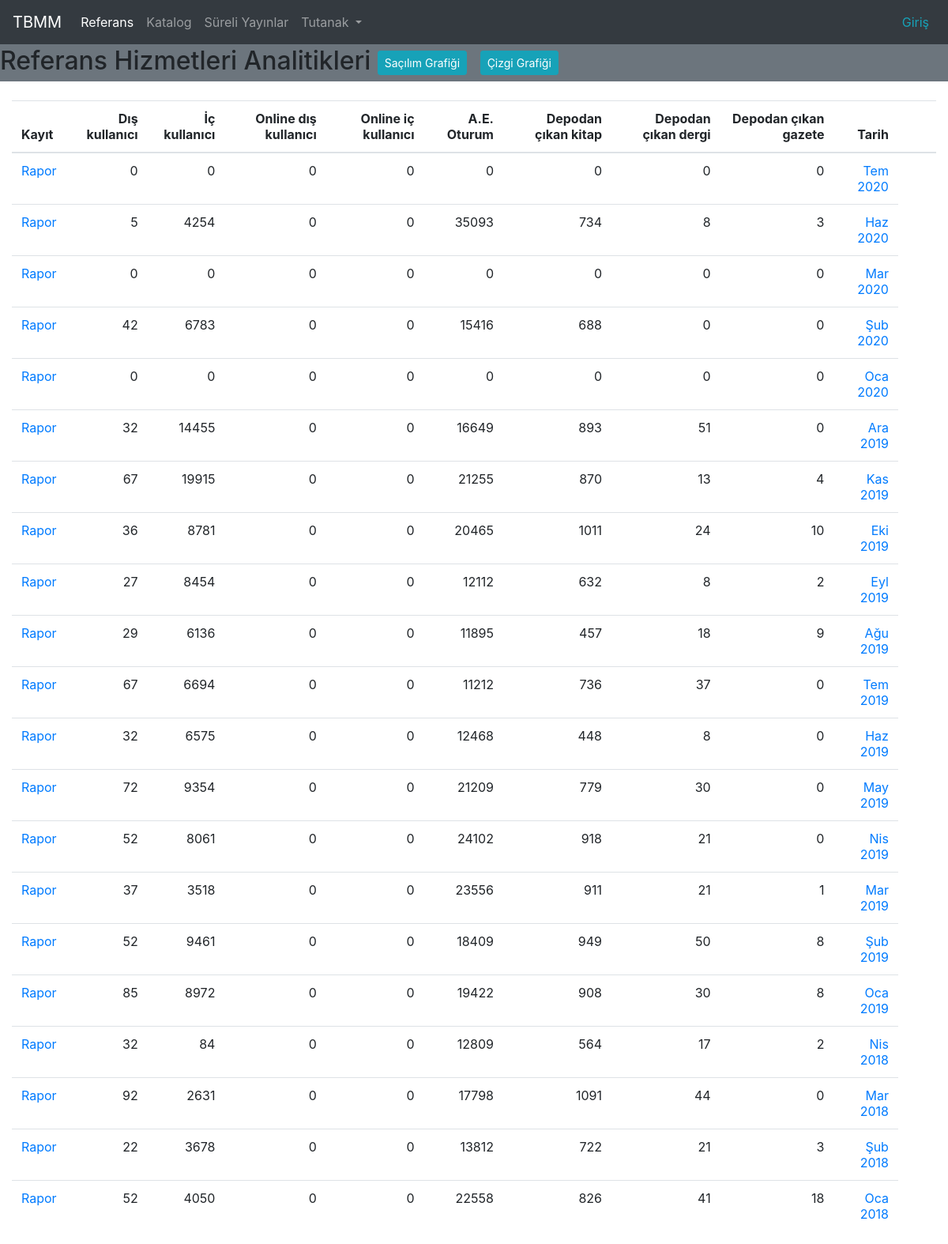
The app's page /referans/ with its own data.
### cockpit/models.py (models this page shows, shortened)
class ReferenceServiceAnalytic(models.Model):
    user_from_out                  = models.IntegerField(default=0, verbose_name="Dışarıdan gelen kullanıcı sayısı.")
    user_from_inside               = models.IntegerField(default=0, verbose_name="İçeriden gelen kullanıcı sayısı.")
    online_user_outside            = models.IntegerField(default=0, verbose_name="Dışarıdan gelen online kullanıcı sayısı.")
    online_user_inside             = models.IntegerField(default=0, verbose_name="İçeriden gelen online kullanıcı sayısı.")
    open_access_session_count      = models.IntegerField(default=0, verbose_name="Açık erişim sistemi oturum açmış kullanıcı sayısı.")
    depo_used_book                 = models.IntegerField(default=0, verbose_name="Depodan çıkartılan kitap sayısı.")
    depo_used_journal              = models.IntegerField(default=0, verbose_name="Depodan çıkartılan dergi sayısı.")
    depo_used_newspaper            = models.IntegerField(default=0, verbose_name="Depodan çıkartılan gazete sayısı.")
    book_on_loan                   = models.IntegerField(default=0, verbose_name="Ödünç verilen kitap sayısı.")
    book_renew                     = models.IntegerField(default=0, verbose_name="Süresi uzatılan kitap sayısı.")
    book_withdraw                  = models.IntegerField(default=0, verbose_name="İade edilen kitap sayısı.")
    book_on_loan_mp                = models.IntegerField(default=0, verbose_name="Vekillere ödünç verilen kitap sayısı.")
    book_on_loan_retired_mp        = models.IntegerField(default=0, verbose_name="Emekli vekillere ödünç verilen kitap sayısı.")
    book_on_loan_patron_inside     = models.IntegerField(default=0, verbose_name="Personele ödünç verilen kitap sayısı.")
    mp_count_for_book_use          = models.IntegerField(default=0, verbose_name="Kitap ödünç verilen vekil sayısı.")
    retired_mp_count_book_use      = models.IntegerField(default=0, verbose_name="Kitap ödünç verilen emekli vekil sayısı.")
    inside_patron_count_book_use   = models.IntegerField(default=0, verbose_name="Kitap ödünç verilen kurum içi kullanıcı  sayısı.")
    microfilm_use_mp               = models.IntegerField(default=0, verbose_name="Mikrofilm kullanmış vekil sayısı.")
    microfilm_use_retired_mp       = models.IntegerField(default=0, verbose_name="Mikrofilm kullanmış emekli vekil sayısı.")
    microfilm_use_patron_inside    = models.IntegerField(default=0, verbose_name="Mikrofilm kullanmış kurum içi personel sayısı.")
    microfilm_use_patron_outside   = models.IntegerField(default=0, verbose_name="Mikrofim kullanmış kurum dışı personel sayısı.")
    microfilm_income               = models.FloatField(default = 0, verbose_name="Mikrofilmden tahsil edilen TL.")
    photocopy_a4_formal            = models.IntegerField(default=0, verbose_name="A4 boyutunda resmi fotokopi sayısı.")
    photocopy_a3_formal            = models.IntegerField(default=0, verbose_name="A3 boyutunda resmi fotokopi sayısı.")
    photocopy_a4_paid              = models.IntegerField(default=0, verbose_name="A4 boyutunda ücreti ödenmiş fotokopi sayısı.")
    photocopy_a3_paid              = models.IntegerField(default=0, verbose_name="A3 boyutunda ücreti ödenmiş fotokopi sayısı.")
    dijitalized_papers             = models.IntegerField(default = 0, verbose_name="Dijital kopya sayısı.")
    photocopy_income               = models.FloatField(default = 0, verbose_name="Fotokopiden tahsil edilen TL.")
    notes                          = models.TextField(max_length=1500, blank=True, verbose_name="Ekstra not alanı.")
    reporter_identity              = models.CharField(max_length=60, blank=True, verbose_name="Raporu hazırlayan personel adı soyadı.")
    reporter_title                 = models.CharField(max_length=60, blank=True, verbose_name="Raporu hazırlayan personel ünvanı.")
    report_date                    = models.DateField(verbose_name="Raporun hazırlandığı tarih (Otomatik oluşturulur.)", default=timezone.now)
    date                           = models.DateField( verbose_name="Raporun ait olduğu tarih")

### cockpit/views.py (the view)
# urls.py: path('referans/', views.index, name='reference_index'),
def index(request):
    latest_data_list = ReferenceServiceAnalytic.objects.order_by('-date')
    data = serialize('json', ReferenceServiceAnalytic.objects.all())
    context = { 'latest_data_list'  : latest_data_list,
                'modul_baslik'      :"Referans Hizmetleri Analitikleri",
                'data'              : data}
    return render(request, 'cockpit/index.html', context)

### cockpit/templates/cockpit/index.html (shortened to what this page needs)
{% extends 'cockpit/base.html' %}
{% load static %}
{% block content  %}
{% if latest_data_list %}
<div class="table-responsive" >
<table class="table" >
  <thead class="">
    <div class="ml-2">
    <th scope="col">Kayıt</th>
    <th class="text-right" scope="col">Dış kullanıcı</th>
    <th class="text-right" scope="col">İç kullanıcı</th>
    <th class="text-right">Online dış kullanıcı</th>
    <th class="text-right">Online iç kullanıcı</th>
    <th class="text-right">A.E. Oturum</th>
    <th class="text-right">Depodan çıkan kitap</th>
    <th class="text-right">Depodan çıkan dergi</th>
    <th class="text-right">Depodan çıkan gazete</th>
    <th class="text-right">Tarih</th>
    <th></th>
    <th></th>
  </div>
  </thead>
  <tbody>
    <ul>
      {% for data in latest_data_list %}
      <tr>
        <td class="text-left"><a href="/referans/{{ data.id }}">Rapor</a></td>
        <td class="text-right">{{data.user_from_out}}</td>
        <td class="text-right">{{data.user_from_inside}}</td>
        <td class="text-right">{{data.online_user_outside}}</td>
        <td class="text-right">{{data.online_user_inside}}</td>
        <td class="text-right">{{data.open_access_session_count}}</td>
        <td class="text-right">{{data.depo_used_book}}</td>
        <td class="text-right">{{data.depo_used_journal}}</td>
        <td class="text-right">{{data.depo_used_newspaper}}</td>
        <td class="text-right"><a href="{% url 'detail' data.id %}" >{{data.date|date:"M Y"}} </a></td>
      </tr>
      {% endfor %}
    </ul>
  </tbody>
</table>
</div>
{% else %}
<p>No data is available.</p>
{% endif %}
{% endblock %}

### records on screen
ReferenceServiceAnalytic: user_from_out "0", user_from_inside "0", online_user_outside "0", online_user_inside "0", open_access_session_count "0", depo_used_book "0", depo_used_journal "0", depo_used_newspaper "0", date "Tem 2020"
ReferenceServiceAnalytic: user_from_out "5", user_from_inside "4254", online_user_outside "0", online_user_inside "0", open_access_session_count "35093", depo_used_book "734", depo_used_journal "8", depo_used_newspaper "3", date "Haz 2020"
ReferenceServiceAnalytic: user_from_out "0", user_from_inside "0", online_user_outside "0", online_user_inside "0", open_access_session_count "0", depo_used_book "0", depo_used_journal "0", depo_used_newspaper "0", date "Mar 2020"
ReferenceServiceAnalytic: user_from_out "42", user_from_inside "6783", online_user_outside "0", online_user_inside "0", open_access_session_count "15416", depo_used_book "688", depo_used_journal "0", depo_used_newspaper "0", date "Şub 2020"
ReferenceServiceAnalytic: user_from_out "0", user_from_inside "0", online_user_outside "0", online_user_inside "0", open_access_session_count "0", depo_used_book "0", depo_used_journal "0", depo_used_newspaper "0", date "Oca 2020"
ReferenceServiceAnalytic: user_from_out "32", user_from_inside "14455", online_user_outside "0", online_user_inside "0", open_access_session_count "16649", depo_used_book "893", depo_used_journal "51", depo_used_newspaper "0", date "Ara 2019"
ReferenceServiceAnalytic: user_from_out "67", user_from_inside "19915", online_user_outside "0", online_user_inside "0", open_access_session_count "21255", depo_used_book "870", depo_used_journal "13", depo_used_newspaper "4", date "Kas 2019"
ReferenceServiceAnalytic: user_from_out "36", user_from_inside "8781", online_user_outside "0", online_user_inside "0", open_access_session_count "20465", depo_used_book "1011", depo_used_journal "24", depo_used_newspaper "10", date "Eki 2019"
ReferenceServiceAnalytic: user_from_out "27", user_from_inside "8454", online_user_outside "0", online_user_inside "0", open_access_session_count "12112", depo_used_book "632", depo_used_journal "8", depo_used_newspaper "2", date "Eyl 2019"
ReferenceServiceAnalytic: user_from_out "29", user_from_inside "6136", online_user_outside "0", online_user_inside "0", open_access_session_count "11895", depo_used_book "457", depo_used_journal "18", depo_used_newspaper "9", date "Ağu 2019"
ReferenceServiceAnalytic: user_from_out "67", user_from_inside "6694", online_user_outside "0", online_user_inside "0", open_access_session_count "11212", depo_used_book "736", depo_used_journal "37", depo_used_newspaper "0", date "Tem 2019"
ReferenceServiceAnalytic: user_from_out "32", user_from_inside "6575", online_user_outside "0", online_user_inside "0", open_access_session_count "12468", depo_used_book "448", depo_used_journal "8", depo_used_newspaper "0", date "Haz 2019"
ReferenceServiceAnalytic: user_from_out "72", user_from_inside "9354", online_user_outside "0", online_user_inside "0", open_access_session_count "21209", depo_used_book "779", depo_used_journal "30", depo_used_newspaper "0", date "May 2019"
ReferenceServiceAnalytic: user_from_out "52", user_from_inside "8061", online_user_outside "0", online_user_inside "0", open_access_session_count "24102", depo_used_book "918", depo_used_journal "21", depo_used_newspaper "0", date "Nis 2019"
ReferenceServiceAnalytic: user_from_out "37", user_from_inside "3518", online_user_outside "0", online_user_inside "0", open_access_session_count "23556", depo_used_book "911", depo_used_journal "21", depo_used_newspaper "1", date "Mar 2019"
ReferenceServiceAnalytic: user_from_out "52", user_from_inside "9461", online_user_outside "0", online_user_inside "0", open_access_session_count "18409", depo_used_book "949", depo_used_journal "50", depo_used_newspaper "8", date "Şub 2019"
ReferenceServiceAnalytic: user_from_out "85", user_from_inside "8972", online_user_outside "0", online_user_inside "0", open_access_session_count "19422", depo_used_book "908", depo_used_journal "30", depo_used_newspaper "8", date "Oca 2019"
ReferenceServiceAnalytic: user_from_out "32", user_from_inside "84", online_user_outside "0", online_user_inside "0", open_access_session_count "12809", depo_used_book "564", depo_used_journal "17", depo_used_newspaper "2", date "Nis 2018"
ReferenceServiceAnalytic: user_from_out "92", user_from_inside "2631", online_user_outside "0", online_user_inside "0", open_access_session_count "17798", depo_used_book "1091", depo_used_journal "44", depo_used_newspaper "0", date "Mar 2018"
ReferenceServiceAnalytic: user_from_out "22", user_from_inside "3678", online_user_outside "0", online_user_inside "0", open_access_session_count "13812", depo_used_book "722", depo_used_journal "21", depo_used_newspaper "3", date "Şub 2018"
ReferenceServiceAnalytic: user_from_out "52", user_from_inside "4050", online_user_outside "0", online_user_inside "0", open_access_session_count "22558", depo_used_book "826", depo_used_journal "41", depo_used_newspaper "18", date "Oca 2018"

### other values on screen
{{ modul_baslik }} "Referans Hizmetleri Analitikleri"
